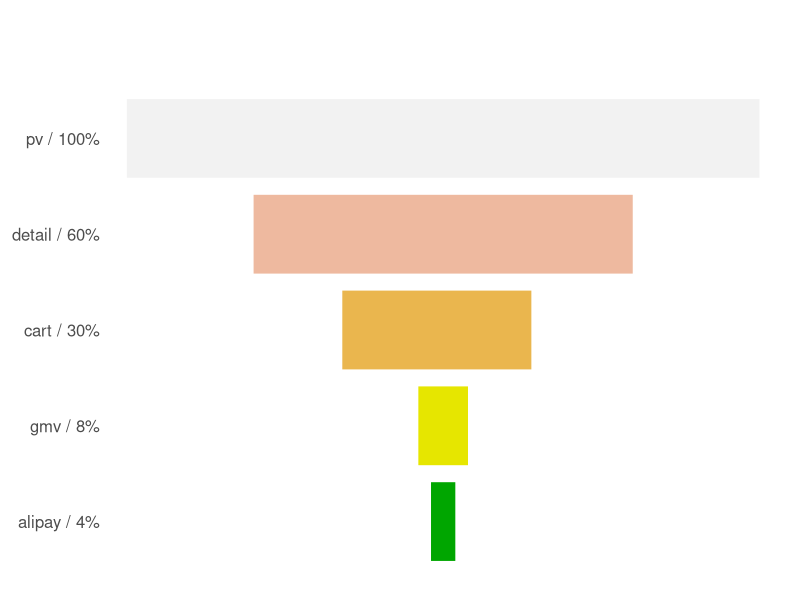

Write the R code that produced this figure.
#效果很好

plot.tran<-function(input.filter,main=" "){#input.data由小到大排列
  data<-unname(input.filter)
  num<-length(data)
  tmp.data<-data/min(data);#把data等比例放大，使得全部数据均是整数，最小整数是1  
  for(i in 1:num){
    if(i==1){
      data1<-rep(i,tmp.data[i]+tmp.data[num])
      data2<-rep(i,tmp.data[num]-tmp.data[i])
    }else{
      data1<-c(data1,rep(i,tmp.data[i]+tmp.data[num]))
      data2<-c(data2,rep(i,tmp.data[num]-tmp.data[i]))
    }
  }
  dev.new()#新建一个绘图页面
  lab<-" "
  for(i in 1:num){
    lab[i]<-paste(100*tmp.data[i]/max(tmp.data),"%",sep="");
  }
  label<-names(input.filter)
  level<-paste(label,lab,sep=" / ")
  par(mar=c(1,6,4,2), col.axis=0.8,font.axis=1,col.axis="gray30",cex.main=1.3,font.main=2,col.main="gray30")
  cols=terrain.colors(num)   #terrain.colors(num) #rainbow(num)  #heat.colors(num)
  barplot(table(data1),horiz= T,border="white",col=cols,axes=F,names.arg=level,main=main, las = 2)#横向绘制分类数据的barplot
  barplot(table(data2),horiz= T,add=T,col="white",border="white",axisnames=F , axes=F , las = 2)#使用白色画出漏斗样式
}
filter<-c(0.04,0.08,0.3,0.6,1)
names(filter)<-c('alipay','gmv','cart','detail','pv')
graphics.off()
plot.tran(filter)